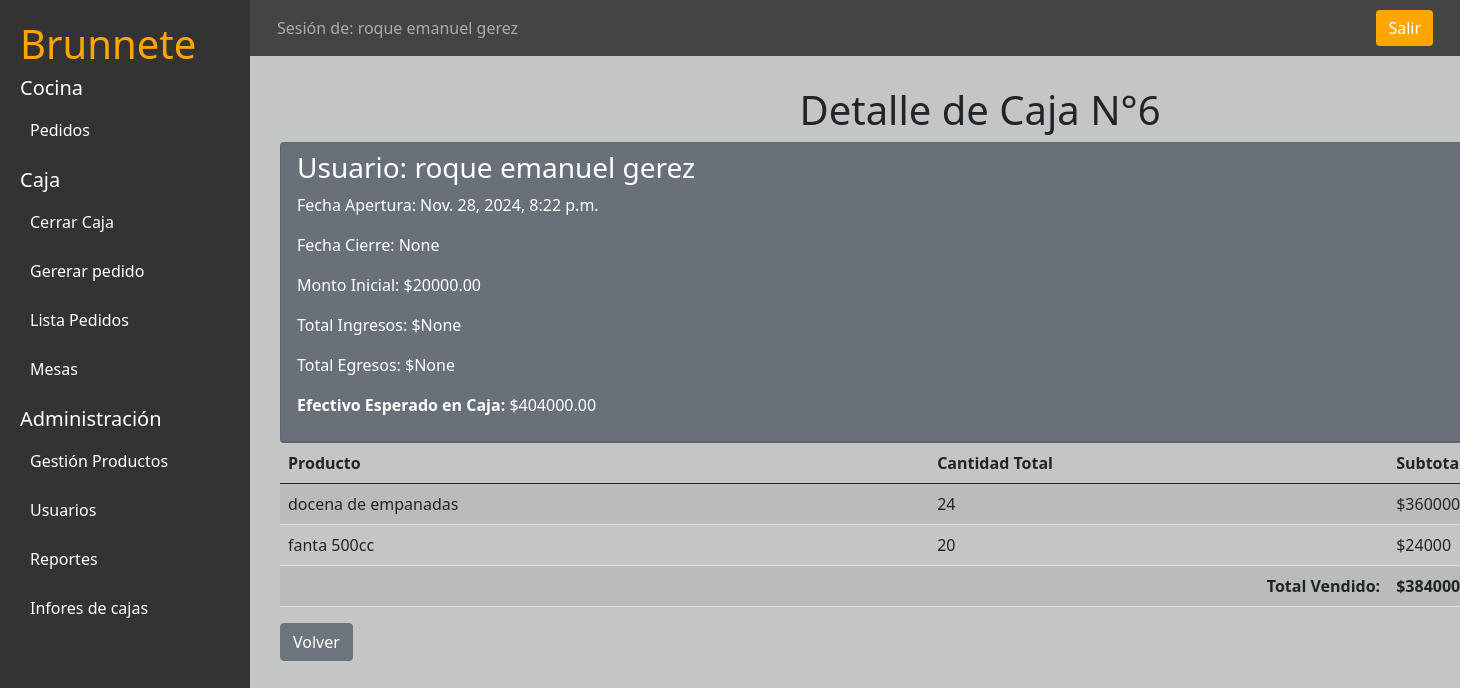
The app's page /caja/detalle-cajas/6/ (signed in) with its own data.
### applications/users/models.py (models this page shows, shortened)
class User(AbstractBaseUser, PermissionsMixin):
    ADMINISTRADOR = '0'
    CAJERO = '1'
    COCINERO = '2'
    VARON = 'M'
    MUJER = 'F'
    OTRO = 'O'
    OCUPATION_CHOICES = [
        (ADMINISTRADOR, 'Administrador'),
        (CAJERO, 'Cajero'),
        (COCINERO, 'Cocinero'),
    ]
    GENDER_CHOICES = [
        (VARON, 'Masculino'),
        (MUJER, 'Femenino'),
        (OTRO, 'Otros'),
    ]
    email = models.EmailField(unique=True)
    telefono = models.CharField('Telefono', max_length=50, default='123')
    full_name = models.CharField('Nombres', max_length=100)
    domicilio = models.CharField('Domicilio', max_length=100, blank=True, null=True)
    ocupation = models.CharField(
        max_length=1,
        choices=OCUPATION_CHOICES,
        blank=True
    )
    genero = models.CharField(
        max_length=1,
        choices=GENDER_CHOICES,
        blank=True
    )
    date_birth = models.DateField(
        'Fecha de nacimiento',
        blank=True,
        null=True
    )
    is_staff = models.BooleanField(default=False)
    is_active = models.BooleanField(default=False)
    USERNAME_FIELD = 'email'
    REQUIRED_FIELDS = ['full_name']
    objects = UserManager()

### applications/caja/models.py (models this page shows, shortened)
class Caja(models.Model):
    user = models.ForeignKey(User, on_delete=models.CASCADE)
    abierta_caja = models.BooleanField(default=True)
    fecha_hs_aper_caja = models.DateTimeField('Apertura caja', auto_now_add=True)
    fecha_hs_cierre_caja = models.DateTimeField('Cierre caja', auto_now=False, blank=True, null=True)
    monto_inicial_caja = models.DecimalField('Monto inicial', max_digits=10, decimal_places=2)
    total_ingresos = models.DecimalField('Total Ingreso', max_digits=10, decimal_places=2, null=True, blank=True)
    total_egresos = models.DecimalField('Total Egreso', max_digits=10, decimal_places=2, null=True, blank=True)
    total_caja= models.DecimalField('Total caja', max_digits=10, decimal_places=2 ,null=True, blank=True)
    objects = CajaManager()
    class Meta:
        verbose_name = 'Caja'
        verbose_name_plural = 'Cajas'

### applications/cocina/models.py (models this page shows, shortened)
class Productos(models.Model):
    BEBIDA = '0'
    COCINA = '1'
    TIPO_CATEGORIA_CHOICES = [
        (BEBIDA, 'Bebida'),
        (COCINA, 'Cocina'),
    ]
    nombre_prod = models.CharField(max_length=100)
    precio_prod = models.DecimalField(max_digits=10, decimal_places=2)
    stock_min_prod = models.PositiveIntegerField(blank=True, null=True)  # Stock mínimo para alerta
    stock_actual_prod = models.PositiveIntegerField()  # Cantidad actual en stock
    existencia_insumo = models.BooleanField(default=True)  # Indica si el insumo está disponible
    categoria = models.CharField('Categoria', max_length=2, choices=TIPO_CATEGORIA_CHOICES)
    objects = ProductosManager()

### applications/caja/views.py (the view)
class DetalleCajaView(AdminPermisoMixin, TemplateView):
    template_name = "caja/detalle_caja.html"
    def get_context_data(self, **kwargs):
        context = super().get_context_data(**kwargs)
        caja_id = self.kwargs['pk']
        caja = Caja.objects.get(pk=caja_id)
        context['caja'] = caja
        pedidos = Pedidos.objects.filter(caja=caja)
        ventas_por_producto = (
            DetallePedido.objects.filter(pedido__in=pedidos)
            .values('producto__nombre_prod')  # Agrupar por producto
            .annotate(
                cantidad_total=Sum('total_pedido'),
                subtotal=Sum('subtotal')
            )
            .order_by('-cantidad_total')  # Ordenar por cantidad descendente
        )
        context['ventas'] = ventas_por_producto
        total_vendido = sum(item['subtotal'] or 0 for item in ventas_por_producto)
        context['total_vendido'] = total_vendido
        monto_inicial = caja.monto_inicial_caja or 0
        context['monto_inicial'] = monto_inicial
        total_egresos = caja.total_egresos or 0
        efectivo_esperado = monto_inicial + total_vendido -  total_egresos
        context['efectivo_esperado'] = efectivo_esperado
        return context

### applications/procesors.py (called while the page is built)
def caja(request):
    try:
        caja = Caja.objects.latest('id')
        user_caja = caja.user.full_name
        return {
            'caja_activa': caja.abierta_caja,
            'caja_activa_usuario': user_caja, # Agrega el usuario que tiene la caja activa
        }
    except:
        return {
            'caja_activa': None,
            'caja_activa_usuario': None,
        }

### applications/users/mixins.py (called while the page is built)
def check_ocupation_user(ocupation, user_ocupation):
    if (ocupation == User.ADMINISTRADOR or ocupation == user_ocupation):
        return True
    else:
        return False

    def dispatch(self, request, *args, **kwargs):
        if not request.user.is_authenticated:
            return self.handle_no_permission()
        if not check_ocupation_user(request.user.ocupation, User.ADMINISTRADOR):
            return HttpResponseRedirect(
                reverse(
                    'users_app:User-Login'
                )
            )
        return super().dispatch(request, *args, **kwargs)

### templates/caja/detalle_caja.html
{% extends "panel.html" %}
{% block panel-content %}
<h1 class="text-center">Detalle de Caja N°{{ caja.id }}</h1>
<div class="card text-white bg-secondary ">
    <div class="card-header ">
        <h3>Usuario: {{ caja.user.full_name }}</h3>
        <p>Fecha Apertura: {{ caja.fecha_hs_aper_caja }}</p>
        <p>Fecha Cierre: {{ caja.fecha_hs_cierre_caja }}</p>
        <p>Monto Inicial: ${{ monto_inicial }}</p>
        <p>Total Ingresos: ${{ caja.total_ingresos }}</p>
        <p>Total Egresos: ${{ caja.total_egresos }}</p>
        <p><strong>Efectivo Esperado en Caja:</strong> ${{ efectivo_esperado }}</p>
    </div>
</div>
<table class="table table-striped">
    <thead>
        <tr>
            <th>Producto</th>
            <th>Cantidad Total</th>
            <th>Subtotal</th>
        </tr>
    </thead>
    <tbody>
        {% for venta in ventas %}
        <tr>
            <td>{{ venta.producto__nombre_prod }}</td>
            <td>{{ venta.cantidad_total }}</td>
            <td>${{ venta.subtotal }}</td>
        </tr>
        {% endfor %}
        <tr>
            <td colspan="2" class="text-end"><strong>Total Vendido:</strong></td>
            <td><strong>${{ total_vendido }}</strong></td>
        </tr>
    </tbody>
</table>
<a href="{% url 'caja_app:Lista_Ventas' %}" class="btn btn-secondary">Volver</a>
{% endblock panel-content %}

### templates/panel.html
{% extends 'base.html' %}
{% load static %}
{% block css %}
    <link rel="stylesheet" href="{% static 'css/stylesindex.css' %}">
{% endblock css %}
{% block content %}
    <div class="d-flex">
        <div class="sidebar ">
            <h1>Brunnete</h1>
        {% if user.is_active %}
            <h5>Cocina</h5>
            {% if not caja_activa %}
            <a href="#">Debes abrir de Caja</a>
            {% else %}
            <a href="{% url 'cocina_app:Mesas' %}">Pedidos</a>
            {% endif %}
            <div class="mt-3">
                <h5>Caja</h5>
                {% if not caja_activa %}
                <a href="{% url 'caja_app:Nueva_Caja' %}">Apertura de Caja</a>
                {% elif caja_activa_usuario == user.full_name %}
                <a href="{% url 'caja_app:Cierre-caja' %}">Cerrar Caja</a>
                <a href="{% url 'caja_app:Crear_Pedido' %}">Gererar pedido</a>
                <a href="{% url 'caja_app:Lista_Pedidos' %}">Lista Pedidos</a>
                <a href="{% url 'caja_app:Lista_mesas' %}">Mesas</a>
                {% endif %}
            </div>
            <div class="mt-3">
                <h5>Administración</h5>
                <a href="{% url 'cocina_app:Productos_List' %}">Gestión Productos</a>
                <a href="{% url 'users_app:User-Lista' %}">Usuarios</a>
                <a href="{% url 'caja_app:Ranking_Semanal' %}">Reportes</a>
                <a href="{% url 'caja_app:Lista_Ventas' %}">Infores de cajas</a>
            </div>
        {% endif %}
    </div>
        <div class=" flex-grow-1 ">
            <nav class="navbar navbar-expand-lg navbar-dark">
                {% if user.is_active %}
                <div class="container-fluid">
                    <span class="navbar-text">Sesión de: {{ user.full_name }}</span>
                    <a href="{% url 'users_app:User-Logout' %}" class="btn btn-salir ml-auto">Salir</a>
                </div>
                {% endif %}
            </nav>
            <div class=" container-fluid  content min-vh-100">
            {% block panel-content %}
            {% endblock panel-content %}
            </div>
        </div>
    </div>
    {% endblock content %}

### static/css/stylesindex.css (style rules this page uses)
.sidebar { background-color: #333; color: white; width: 250px; height: 100vh; padding: 20px; position: fixed; top: 0; left: 0; overflow-y: auto; }
.sidebar h1 { color: orange; }
.sidebar a { color: white; display: block; padding: 10px; margin: 5px 0; text-decoration: none; }
.navbar { background-color: #444; color: white; padding: 15px; position: fixed; top: 0; left: 250px; right: 0; height: 56px; z-index: 1030; display: flex; align-items: center; }
.navbar .btn-salir { background-color: orange; border: none; color: white; }
.content { background-color: #c3c6c4; margin-top: 56px; margin-left: 250px; padding: 30px; min-height: calc(100vh - 56px); }

### records on screen
User: full_name "roque emanuel gerez"
Caja: id "6", user.full_name "roque emanuel gerez", fecha_hs_aper_caja "Nov. 28, 2024, 8:22 p.m.", fecha_hs_cierre_caja "None", monto_inicial_caja "20000.00", total_ingresos "None", total_egresos "None"
Productos: producto__nombre_prod "docena de empanadas", cantidad_total "24", subtotal "360000"
Productos: producto__nombre_prod "fanta 500cc", cantidad_total "20", subtotal "24000"

### other values on screen
{{ efectivo_esperado }} "404000.00"
{{ total_vendido }} "384000"
